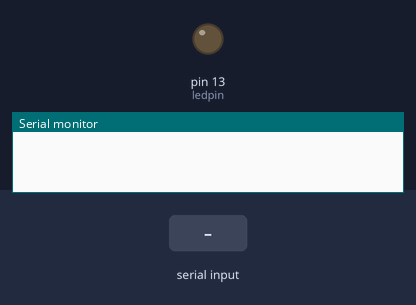
The sketch below on a simulated Arduino Uno, built with avr-gcc and run on an emulated ATmega328P. On the bench: output pins drawn as LEDs (lit = HIGH), the last lines printed to the serial monitor. Inputs (shaded band) come from the test bench.

Above: at 1.2 s.
1.3 s: "1" received over Serial
At 2.3 s:
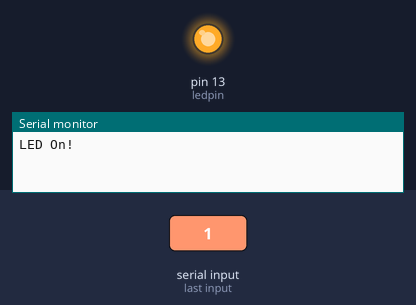
2.8 s: "0" received over Serial
At 3.4 s:
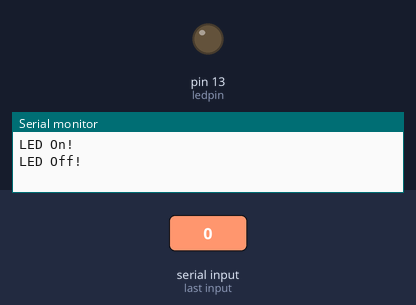
Timing chart, 0 to 5.8 s (numbered marks = the images above; inputs shaded):
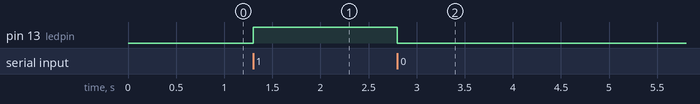

The sketch:

BLUEEPRO.ino
```cpp
/*USE "BLUETOOTH SPP PRO" app to operate this code*/


#include <SoftwareSerial.h>
SoftwareSerial mySerial(9, 10);
int ledpin=13;
int Data;
void setup()
{
Serial.begin(9600);
pinMode(ledpin,OUTPUT);
}

void loop()
{
   if (Serial.available())
{

Data=Serial.read();
if(Data=='1')
{
  digitalWrite(ledpin,HIGH);
  Serial.println("LED On! ");
  }
else  if (Data=='0')
{
 digitalWrite(ledpin,LOW);
  Serial.println("LED Off! ");
 }
}
}
```

Measured:
- after the input at 1.3 s, pin 13 (ledpin): LOW → HIGH at once
- after the input at 2.8 s, pin 13 (ledpin): HIGH → LOW at once
